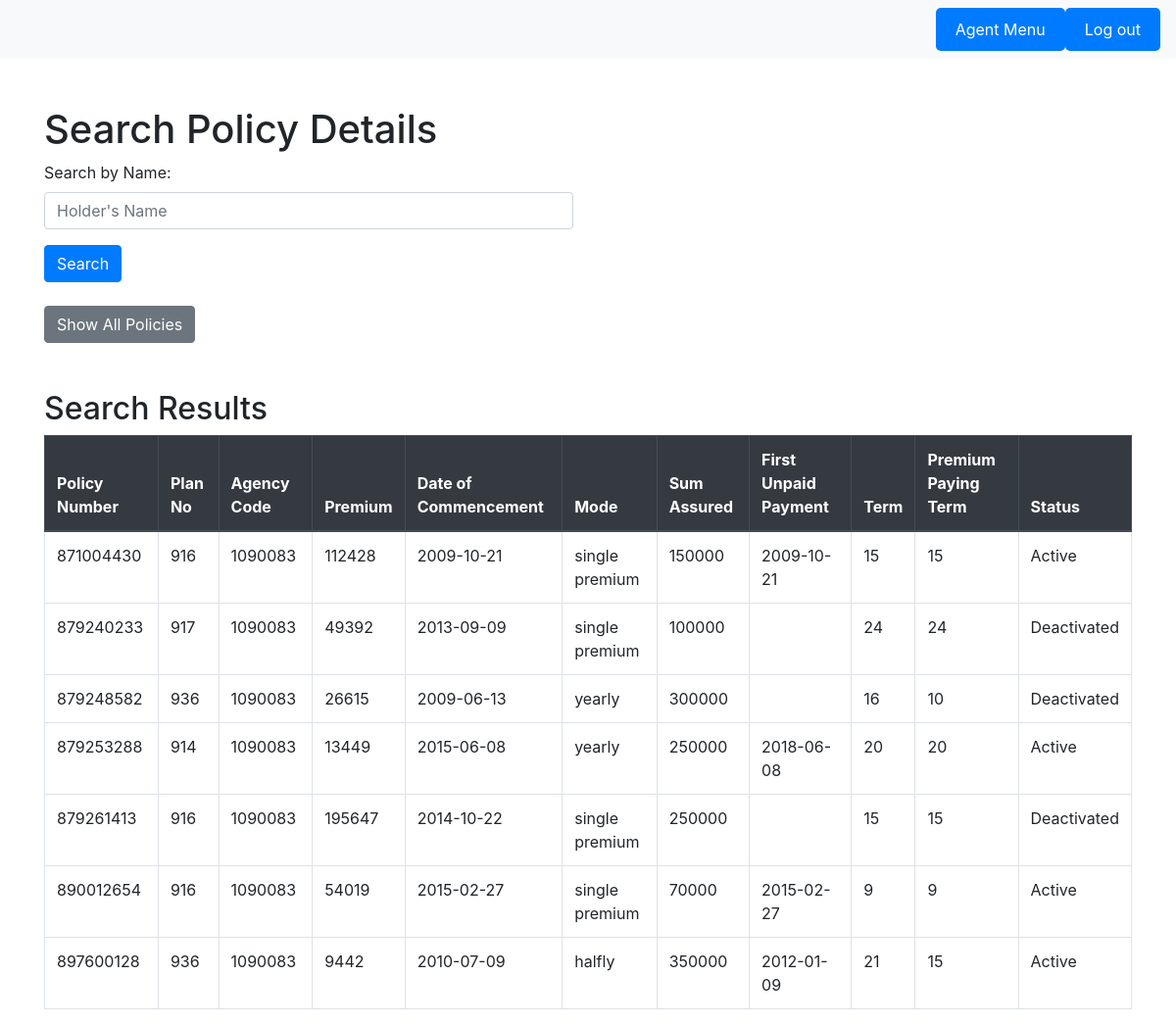
The app's page /DBMS/Agent/PolicyOptions/SearchPolicyDetails.php (signed in) with its own data.
### tables this page shows
CREATE TABLE `policy` (
  `Policy_no` int(9) UNSIGNED NOT NULL CHECK (octet_length(`Policy_no`) = 9),
  `Plan_no` int(3) UNSIGNED NOT NULL,
  `Agency_code` int(7) UNSIGNED ZEROFILL NOT NULL,
  `Premium` int(10) UNSIGNED NOT NULL,
  `DOC` date DEFAULT NULL,
  `FUP` date DEFAULT NULL,
  `Mode` enum('yearly','halfly','monthly','quartely','single premium') DEFAULT NULL,
  `SA` bigint(10) UNSIGNED NOT NULL,
  `Status` tinyint(1) NOT NULL DEFAULT 1,
  `Term` int(11) NOT NULL,
  `PPT` int(11) DEFAULT NULL
);

### DBMS/Agent/PolicyOptions/SearchPolicyDetails.php (the view)
<?php
require_once '../header.php';
require '../../database.php';
?>
<div class="container mt-5">
  <h1>Search Policy Details</h1>
  <div class="row">
    <div class="col-md-6">
      <form action="" method="post">
        <div class="form-group">
          <label for="UserSearch">Search by Name:</label>
          <input type="search" class="form-control" name="UserSearch" placeholder="Holder's Name">
        </div>
        <button type="submit" class="btn btn-primary" name="search">Search</button>
        <br><br>
        <button type="submit" class="btn btn-secondary" name="AllPolicy">Show All Policies</button>
      </form>
    </div>
  </div>
  <div class="mt-5">
    <h2>Search Results</h2>
    <div class="table-responsive">
      <table class="table table-bordered">
        <thead class="thead-dark">
          <tr>
            <th>Policy Number</th>
            <th>Plan No</th>
            <th>Agency Code</th>
            <th>Premium</th>
            <th>Date of Commencement</th>
            <th>Mode</th>
            <th>Sum Assured</th>
            <th>First Unpaid Payment</th>
            <th>Term</th>
            <th>Premium Paying Term</th>
            <th>Status</th>
          </tr>
        </thead>
        <tbody>
          <?php
          if (isset($_POST['search'])) {
              $Value = $_POST['UserSearch'];
              $sql = "SELECT * FROM Policy NATURAL join Policy_holder WHERE Agency_code = ? AND Name = ?";
              $stmt = mysqli_stmt_init($conn);
              if (mysqli_stmt_prepare($stmt, $sql)) {
                  mysqli_stmt_bind_param($stmt, "ss", $_SESSION['sessionId'], $Value);
                  mysqli_stmt_execute($stmt);
                  $result = mysqli_stmt_get_result($stmt);
              }
          } else {
              $sql = "SELECT * FROM Policy WHERE Agency_code = ?";
              $stmt = mysqli_stmt_init($conn);
              if (mysqli_stmt_prepare($stmt, $sql)) {
                  mysqli_stmt_bind_param($stmt, "s", $_SESSION['sessionId']);
                  mysqli_stmt_execute($stmt);
                  $result = mysqli_stmt_get_result($stmt);
              }
          }
          $rowCount = mysqli_num_rows($result);
          if ($rowCount > 0) {
              while ($row = mysqli_fetch_assoc($result)) {
                  ?>
                  <tr>
                    <td><?php echo $row['Policy_no'] ?></td>
                    <td><?php echo $row['Plan_no'] ?></td>
                    <td><?php echo $row['Agency_code'] ?></td>
                    <td><?php echo $row['Premium'] ?></td>
                    <td><?php echo $row['DOC'] ?></td>
                    <td><?php echo $row['Mode'] ?></td>
                    <td><?php echo $row['SA'] ?></td>
                    <td><?php echo $row['FUP'] ?></td>
                    <td><?php echo $row['Term'] ?></td>
                    <td><?php echo $row['PPT'] ?></td>
                    <td><?php echo ($row['Status'] == 1) ? 'Active' : 'Deactivated'; ?></td>
                  </tr>
              <?php
              }
          } else {
              echo "<tr><td colspan='11'>No results found</td></tr>";
          }
          ?>
        </tbody>
      </table>
    </div>
  </div>
</div>
<?php
require_once '../footer.php';
?>

### records on screen
policy: Policy_no "871004430", Plan_no "916", Agency_code "1090083", Premium "112428", DOC "2009-10-21", Mode "single premium", SA "150000", FUP "2009-10-21", Term "15", PPT "15", Status "Active"
policy: Policy_no "879240233", Plan_no "917", Agency_code "1090083", Premium "49392", DOC "2013-09-09", Mode "single premium", SA "100000", Term "24", PPT "24", Status "Deactivated"
policy: Policy_no "879248582", Plan_no "936", Agency_code "1090083", Premium "26615", DOC "2009-06-13", Mode "yearly", SA "300000", Term "16", PPT "10", Status "Deactivated"
policy: Policy_no "879253288", Plan_no "914", Agency_code "1090083", Premium "13449", DOC "2015-06-08", Mode "yearly", SA "250000", FUP "2018-06-08", Term "20", PPT "20", Status "Active"
policy: Policy_no "879261413", Plan_no "916", Agency_code "1090083", Premium "195647", DOC "2014-10-22", Mode "single premium", SA "250000", Term "15", PPT "15", Status "Deactivated"
policy: Policy_no "890012654", Plan_no "916", Agency_code "1090083", Premium "54019", DOC "2015-02-27", Mode "single premium", SA "70000", FUP "2015-02-27", Term "9", PPT "9", Status "Active"
policy: Policy_no "897600128", Plan_no "936", Agency_code "1090083", Premium "9442", DOC "2010-07-09", Mode "halfly", SA "350000", FUP "2012-01-09", Term "21", PPT "15", Status "Active"
